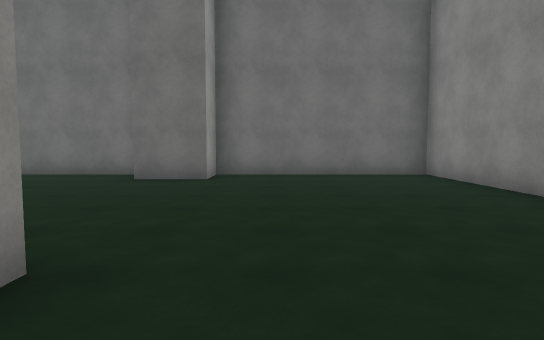
View 1 (above)

21 first-person views from a walk through a scene from a Unity 3-D project. The camera is 1.4 m above the floor, tilts 4° down and sees 75° across. The floor is counted in squares, 2 m on a side. Each view is taken from the middle of a square. On the plan, view 1 faces up. The plan holds only what a view shows up to about 11 squares ahead; the rest is blank. The place goes on beyond the plan. The player is left out. Surface patterns are stand-ins for the level's own textures.

View 2
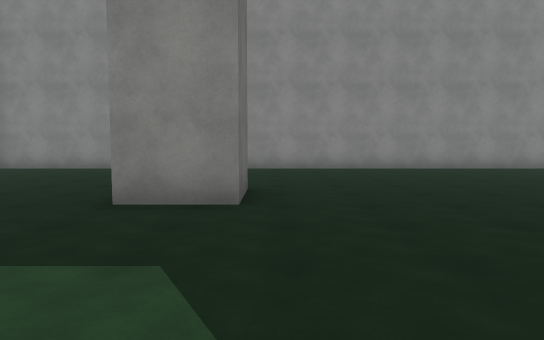

View 3
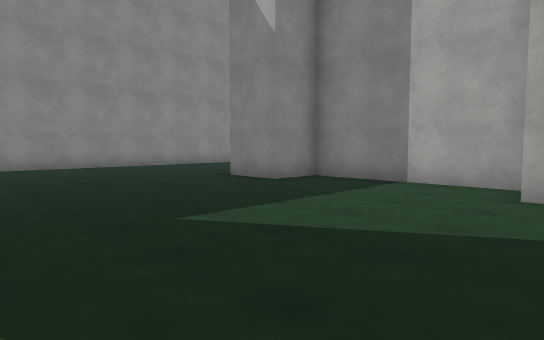

View 4
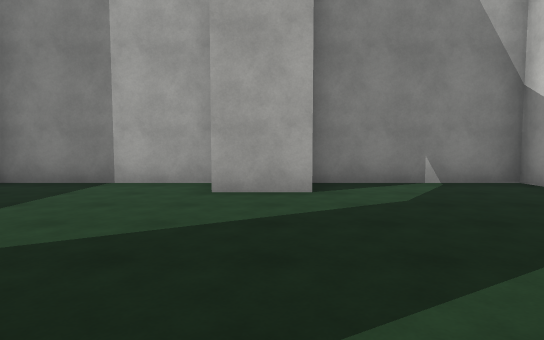

View 5
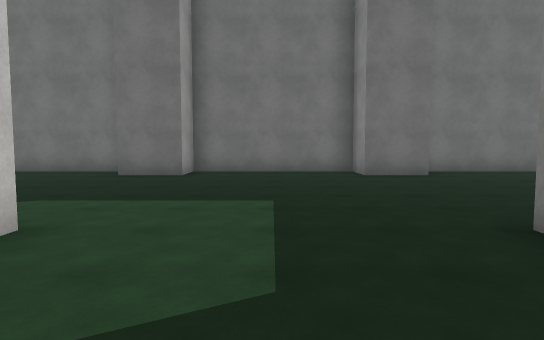

View 6
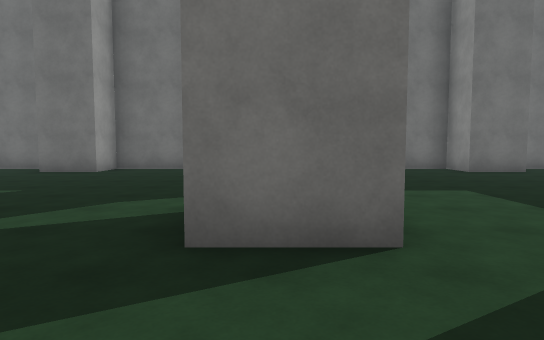

View 7
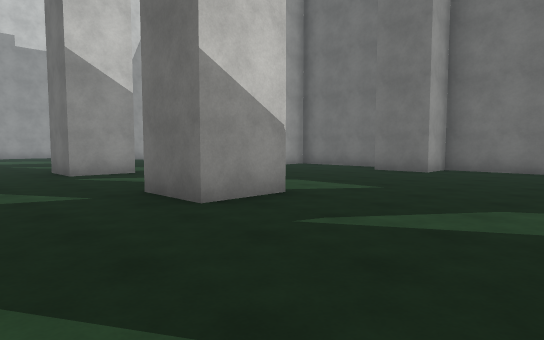

View 8
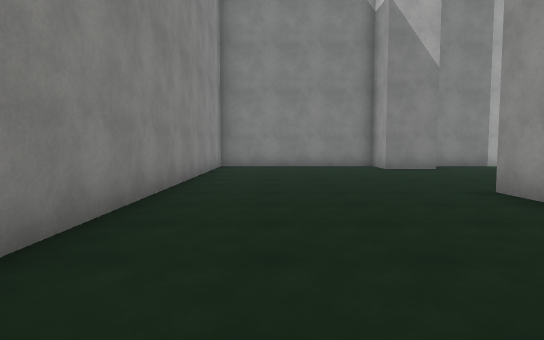

View 9
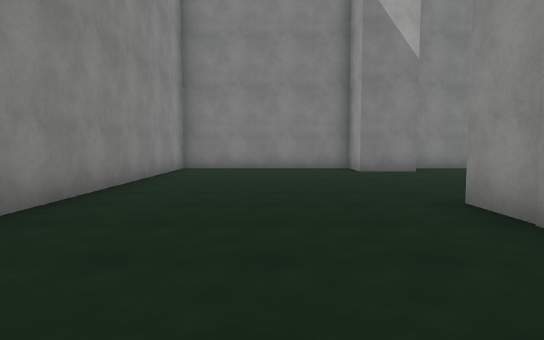

View 10
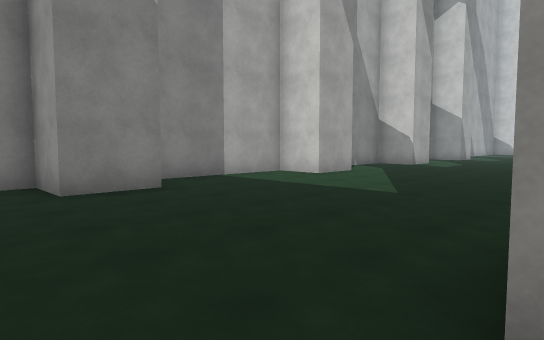

View 11
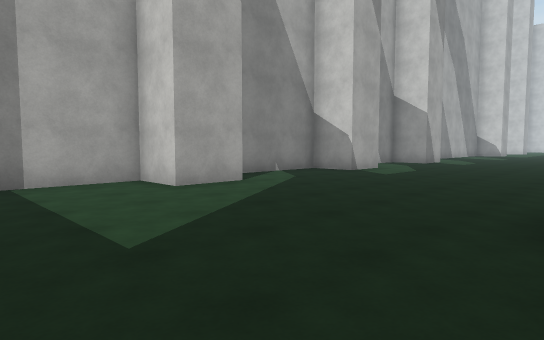

View 12
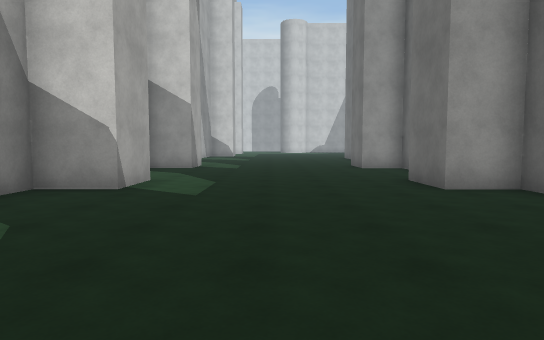

View 13
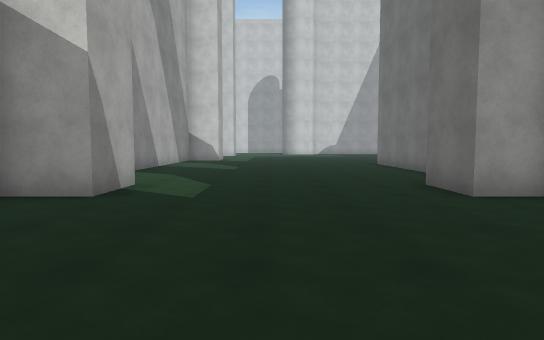

View 14
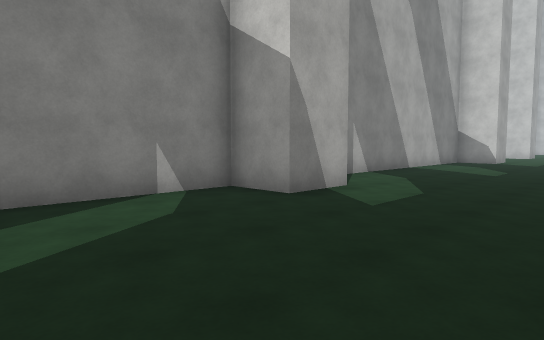

View 15
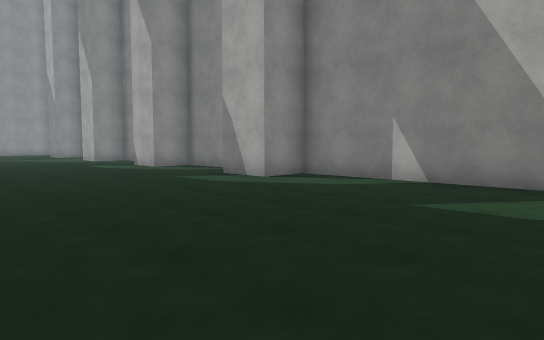

View 16
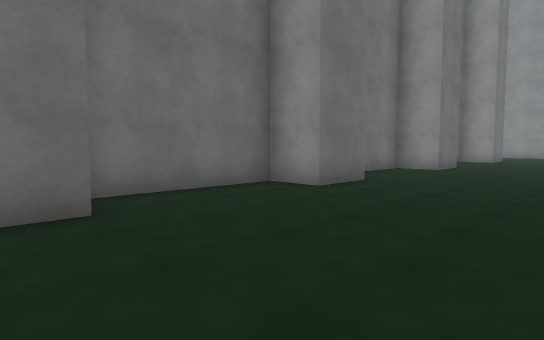

View 17
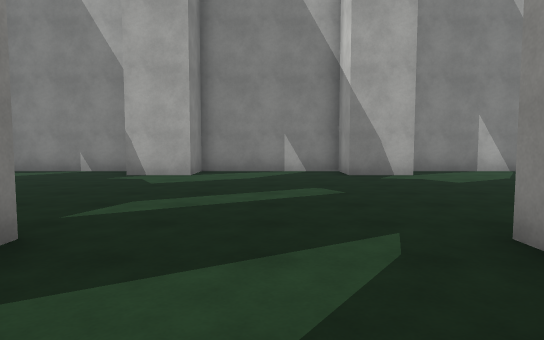

View 18
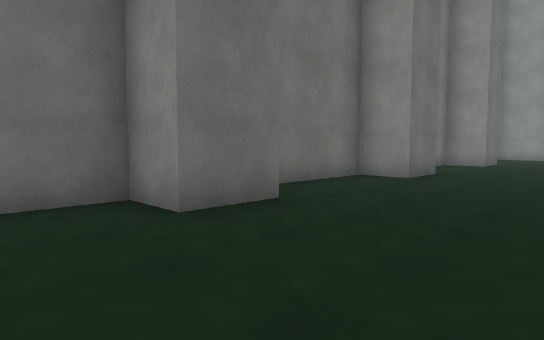

View 19
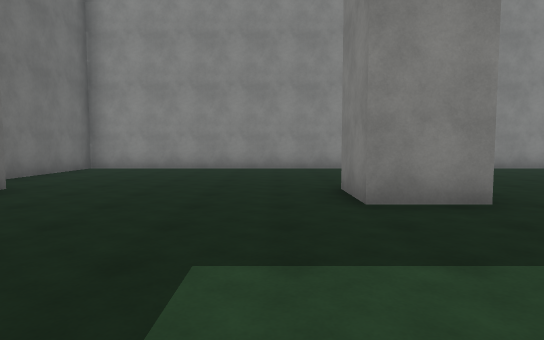

View 20
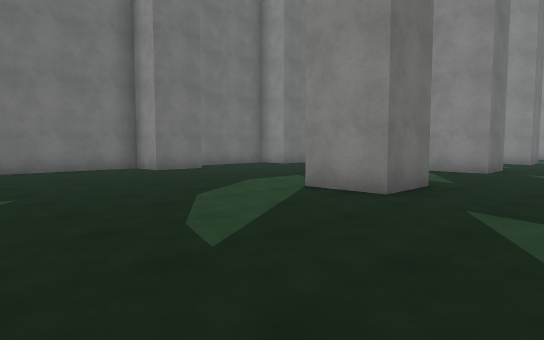

View 21
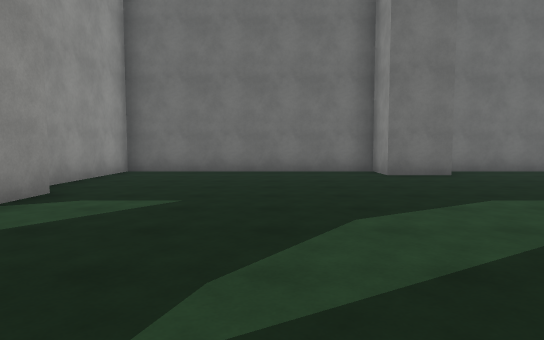

### Floor plan
Points are (right, up) in squares from view 1. A wall is a line through its corners. A room is listed if a view was taken in it or the views show most of it. See-through windows are left out.
Room 1 (views 1, 2, 3, 4, 5, 6, 7, 8, 9, 10, 11, 12, 13, 14, 15, 16, 17, 18, 19, 20, 21)
walls: (-12.6, -5.9) (-12.6, -6.6) (-8.8, -6.6); (-8.6, -5.3) (-7, -5.3); (-12.1, -7.1) (-12.6, -7.1) (-12.6, -8.3) (-14.1, -8.3) (-14.1, -7.1) (-17.8, -7.1) (-17.8, -8.3) (-19.4, -8.3); (-12.6, 2) (-12.6, 0.4) (-14.1, 0.4) (-14.1, 1.9); (-7, 0.4) (-8.6, 0.4); (-7, -6.6) (-2.8, -6.6) (-2.8, -5.3) (-1.2, -5.3); (-7.1, -8.3) (-8.6, -8.3) (-8.6, -7.1) (-10.6, -7.1); (-17.8, 2) (-17.8, 0.4) (-19.3, 0.4) (-19.3, 1.9); (-19.4, -5.3) (-17.8, -5.3) (-17.8, -6.6) (-14.1, -6.6) (-14.1, -5.3) (-12.5, -5.3); (-1.4, 0.4) (-2.8, 0.4) (-2.8, 1.9) (-1.2, 1.9); (-1.3, -6.9) (-1.3, -8.4); (-8.6, -13.4) (-7.1, -13.4) (-7.1, -14.8) (-3.4, -14.8); (-14.1, -13.4) (-12.6, -13.4) (-12.6, -14.8) (-9.8, -14.8); (-22, -7.1) (-24, -7.1); (-22.6, -6.6) (-19.8, -6.6); (-17.8, 7.3) (-19.3, 7.3) (-19.3, 8.5) (-25.5, 8.5); (-2.9, -13.4) (-1.3, -13.4) (-1.3, -14.8) (3.7, -14.8) (3.7, 8.5) (-1.3, 8.5) (-1.3, 7.3) (-2.8, 7.3) (-2.8, 8.5) (-7.1, 8.5) (-7.1, 7.3) (-8.6, 7.3) (-8.6, 8.5) (-12.6, 8.5) (-12.6, 7.3) (-14.1, 7.3) (-14.1, 8.5) (-17.2, 8.5); (-24.9, -14.8) (-19.3, -14.8) (-19.3, -13.4) (-17.8, -13.4) (-17.8, -14.8) (-14.5, -14.8)

Positions as (right, up) in squares from view 1, and headings:
1: (0, 0), facing up
2: (-7, 0), facing right
3: (-8, 0), facing down-right
4: (-8, 0), facing down
5: (-5, -1), facing up
6: (-8, -2), facing up
7: (-9, -2), facing up-left
8: (2, -3), facing down
9: (1, -4), facing down
10: (0, -8), facing down-left
11: (-4, -8), facing down-left
12: (-7, -11), facing left
13: (-13, -11), facing left
14: (-14, -10), facing down-left
15: (-25, -8), facing down-right
16: (-19, -12), facing up-right
17: (-16, 3), facing down
18: (-16, 4), facing up-right
19: (-7, 3), facing right
20: (-24, -2), facing up-right
21: (-22, -1), facing up
